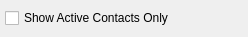
<?xml version="1.0" encoding="UTF-8"?>
<ui version="4.0">
 <comment>This file is part of the xTuple ERP: PostBooks Edition, a free and
open source Enterprise Resource Planning software suite,
Copyright (c) 1999-2018 by OpenMFG LLC, d/b/a xTuple.
It is licensed to you under the Common Public Attribution License
version 1.0, the full text of which (including xTuple-specific Exhibits)
is available at www.xtuple.com/CPAL.  By using this software, you agree
to be bound by its terms.</comment>
 <class>contacts</class>
 <widget class="QWidget" name="contacts">
  <property name="geometry">
   <rect>
    <x>0</x>
    <y>0</y>
    <width>248</width>
    <height>37</height>
   </rect>
  </property>
  <property name="windowTitle">
   <string>List Contacts</string>
  </property>
  <layout class="QGridLayout" name="gridLayout">
   <item row="0" column="0">
    <widget class="XCheckBox" name="_activeOnly">
     <property name="text">
      <string>Show Active Contacts Only</string>
     </property>
    </widget>
   </item>
  </layout>
 </widget>
 <layoutdefault spacing="5" margin="5"/>
 <customwidgets>
  <customwidget>
   <class>XCheckBox</class>
   <extends>QCheckBox</extends>
   <header>xcheckbox.h</header>
  </customwidget>
 </customwidgets>
 <resources/>
 <connections/>
</ui>
